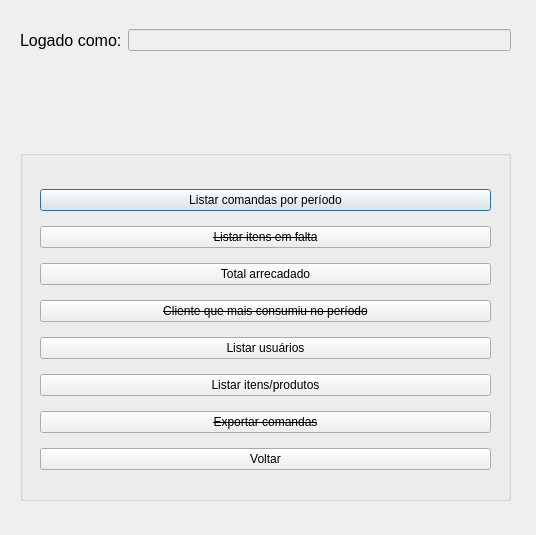
<?xml version="1.0" encoding="UTF-8"?>
<ui version="4.0">
 <class>Report</class>
 <widget class="QDialog" name="Report">
  <property name="geometry">
   <rect>
    <x>0</x>
    <y>0</y>
    <width>536</width>
    <height>535</height>
   </rect>
  </property>
  <property name="windowTitle">
   <string>Relatório | Sistema de Controle de Comandas</string>
  </property>
  <widget class="QWidget" name="layoutWidget">
   <property name="geometry">
    <rect>
     <x>20</x>
     <y>20</y>
     <width>491</width>
     <height>41</height>
    </rect>
   </property>
   <layout class="QHBoxLayout" name="horizontalLayout">
    <item>
     <widget class="QLabel" name="label_loggedAsUser">
      <property name="font">
       <font>
        <pointsize>12</pointsize>
       </font>
      </property>
      <property name="text">
       <string>Logado como:</string>
      </property>
     </widget>
    </item>
    <item>
     <widget class="QLineEdit" name="lineEdit_loggedAsUser">
      <property name="enabled">
       <bool>false</bool>
      </property>
     </widget>
    </item>
   </layout>
  </widget>
  <widget class="QGroupBox" name="groupBox">
   <property name="geometry">
    <rect>
     <x>20</x>
     <y>150</y>
     <width>491</width>
     <height>351</height>
    </rect>
   </property>
   <property name="title">
    <string/>
   </property>
   <widget class="QWidget" name="layoutWidget_2">
    <property name="geometry">
     <rect>
      <x>20</x>
      <y>30</y>
      <width>451</width>
      <height>301</height>
     </rect>
    </property>
    <layout class="QVBoxLayout" name="verticalLayout">
     <item>
      <widget class="QPushButton" name="pushButton_showOrderPapersPeriod">
       <property name="font">
        <font>
         <strikeout>false</strikeout>
        </font>
       </property>
       <property name="text">
        <string>Listar comandas por período</string>
       </property>
      </widget>
     </item>
     <item>
      <widget class="QPushButton" name="pushButton_showMissingItems">
       <property name="font">
        <font>
         <strikeout>true</strikeout>
        </font>
       </property>
       <property name="text">
        <string>Listar itens em falta</string>
       </property>
      </widget>
     </item>
     <item>
      <widget class="QPushButton" name="pushButton_showTotalCollectedPeriod">
       <property name="font">
        <font>
         <strikeout>false</strikeout>
        </font>
       </property>
       <property name="text">
        <string>Total arrecadado</string>
       </property>
      </widget>
     </item>
     <item>
      <widget class="QPushButton" name="pushButton_showBestClient">
       <property name="font">
        <font>
         <strikeout>true</strikeout>
        </font>
       </property>
       <property name="text">
        <string>Cliente que mais consumiu no período</string>
       </property>
      </widget>
     </item>
     <item>
      <widget class="QPushButton" name="pushButton_showUsers">
       <property name="font">
        <font>
         <strikeout>false</strikeout>
        </font>
       </property>
       <property name="text">
        <string>Listar usuários</string>
       </property>
      </widget>
     </item>
     <item>
      <widget class="QPushButton" name="pushButton_showItems">
       <property name="font">
        <font>
         <strikeout>false</strikeout>
        </font>
       </property>
       <property name="text">
        <string>Listar itens/produtos</string>
       </property>
      </widget>
     </item>
     <item>
      <widget class="QPushButton" name="pushButton_exportOrderPapers">
       <property name="font">
        <font>
         <strikeout>true</strikeout>
        </font>
       </property>
       <property name="text">
        <string>Exportar comandas</string>
       </property>
      </widget>
     </item>
     <item>
      <widget class="QPushButton" name="pushButton_backToDashboard">
       <property name="text">
        <string>Voltar</string>
       </property>
      </widget>
     </item>
    </layout>
   </widget>
  </widget>
 </widget>
 <resources/>
 <connections/>
</ui>
